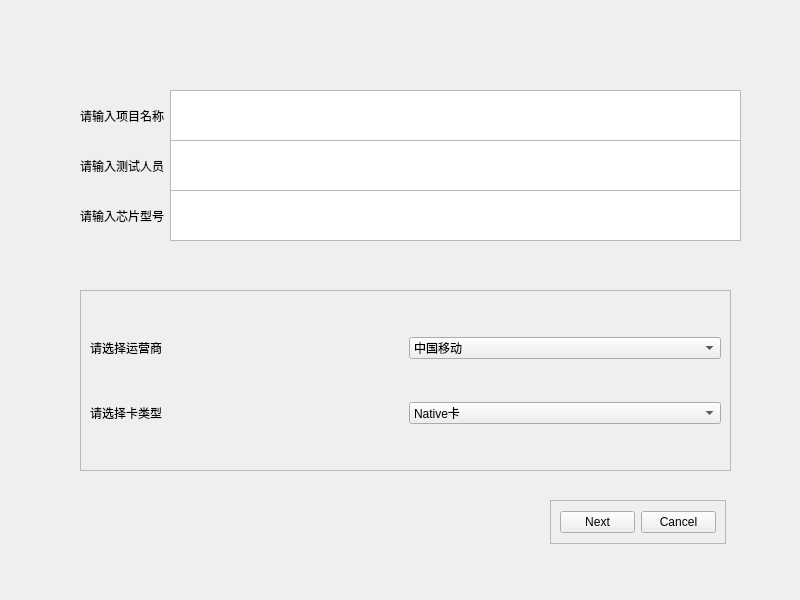
<?xml version="1.0" encoding="UTF-8"?>
<ui version="4.0">
 <class>StackedWidget</class>
 <widget class="QStackedWidget" name="StackedWidget">
  <property name="geometry">
   <rect>
    <x>0</x>
    <y>0</y>
    <width>800</width>
    <height>600</height>
   </rect>
  </property>
  <property name="windowTitle">
   <string>StackedWidget</string>
  </property>
  <property name="currentIndex">
   <number>0</number>
  </property>
  <widget class="QWidget" name="page0">
   <widget class="QFrame" name="frame">
    <property name="geometry">
     <rect>
      <x>550</x>
      <y>500</y>
      <width>176</width>
      <height>44</height>
     </rect>
    </property>
    <property name="frameShape">
     <enum>QFrame::StyledPanel</enum>
    </property>
    <property name="frameShadow">
     <enum>QFrame::Raised</enum>
    </property>
    <layout class="QGridLayout" name="gridLayout">
     <item row="0" column="0">
      <widget class="QPushButton" name="Nextbtn">
       <property name="text">
        <string>Next</string>
       </property>
      </widget>
     </item>
     <item row="0" column="1">
      <widget class="QPushButton" name="Backbtn">
       <property name="text">
        <string>Cancel</string>
       </property>
      </widget>
     </item>
    </layout>
   </widget>
   <widget class="QFrame" name="frame_3">
    <property name="geometry">
     <rect>
      <x>80</x>
      <y>290</y>
      <width>651</width>
      <height>181</height>
     </rect>
    </property>
    <property name="frameShape">
     <enum>QFrame::StyledPanel</enum>
    </property>
    <property name="frameShadow">
     <enum>QFrame::Raised</enum>
    </property>
    <layout class="QGridLayout" name="gridLayout_3">
     <item row="1" column="1">
      <widget class="QComboBox" name="comboBox_2">
       <item>
        <property name="text">
         <string>Native卡</string>
        </property>
       </item>
       <item>
        <property name="text">
         <string>Java卡</string>
        </property>
       </item>
      </widget>
     </item>
     <item row="1" column="0">
      <widget class="QLabel" name="label_2">
       <property name="text">
        <string>请选择卡类型</string>
       </property>
      </widget>
     </item>
     <item row="0" column="0">
      <widget class="QLabel" name="label">
       <property name="text">
        <string>请选择运营商</string>
       </property>
      </widget>
     </item>
     <item row="0" column="1">
      <widget class="QComboBox" name="comboBox">
       <property name="layoutDirection">
        <enum>Qt::LeftToRight</enum>
       </property>
       <item>
        <property name="text">
         <string>中国移动</string>
        </property>
       </item>
       <item>
        <property name="text">
         <string>中国联通</string>
        </property>
       </item>
       <item>
        <property name="text">
         <string>中国电信</string>
        </property>
       </item>
      </widget>
     </item>
    </layout>
   </widget>
   <widget class="QWidget" name="widget" native="true">
    <property name="geometry">
     <rect>
      <x>80</x>
      <y>90</y>
      <width>661</width>
      <height>51</height>
     </rect>
    </property>
    <layout class="QGridLayout" name="gridLayout_4">
     <item row="1" column="0">
      <widget class="QLabel" name="label_3">
       <property name="text">
        <string>请输入项目名称</string>
       </property>
      </widget>
     </item>
     <item row="1" column="1">
      <widget class="QTextEdit" name="ProjectName"/>
     </item>
    </layout>
   </widget>
   <widget class="QWidget" name="widget_2" native="true">
    <property name="geometry">
     <rect>
      <x>80</x>
      <y>140</y>
      <width>661</width>
      <height>51</height>
     </rect>
    </property>
    <layout class="QGridLayout" name="gridLayout_5">
     <item row="1" column="0">
      <widget class="QLabel" name="label_4">
       <property name="text">
        <string>请输入测试人员</string>
       </property>
      </widget>
     </item>
     <item row="1" column="1">
      <widget class="QTextEdit" name="StuffName"/>
     </item>
    </layout>
   </widget>
   <widget class="QWidget" name="widget_3" native="true">
    <property name="geometry">
     <rect>
      <x>80</x>
      <y>190</y>
      <width>661</width>
      <height>51</height>
     </rect>
    </property>
    <layout class="QGridLayout" name="gridLayout_6">
     <item row="1" column="0">
      <widget class="QLabel" name="label_5">
       <property name="text">
        <string>请输入芯片型号</string>
       </property>
      </widget>
     </item>
     <item row="1" column="1">
      <widget class="QTextEdit" name="ChipName"/>
     </item>
    </layout>
   </widget>
  </widget>
  <widget class="QWidget" name="page1">
   <widget class="QFrame" name="frame_2">
    <property name="geometry">
     <rect>
      <x>550</x>
      <y>500</y>
      <width>176</width>
      <height>44</height>
     </rect>
    </property>
    <property name="frameShape">
     <enum>QFrame::StyledPanel</enum>
    </property>
    <property name="frameShadow">
     <enum>QFrame::Raised</enum>
    </property>
    <layout class="QGridLayout" name="gridLayout_2">
     <item row="0" column="0">
      <widget class="QPushButton" name="Nextbtn_2">
       <property name="text">
        <string>Next</string>
       </property>
      </widget>
     </item>
     <item row="0" column="1">
      <widget class="QPushButton" name="Backbtn_2">
       <property name="text">
        <string>Back</string>
       </property>
      </widget>
     </item>
    </layout>
   </widget>
   <widget class="QLabel" name="label_6">
    <property name="geometry">
     <rect>
      <x>320</x>
      <y>60</y>
      <width>251</width>
      <height>31</height>
     </rect>
    </property>
    <property name="font">
     <font>
      <family>Adobe 宋体 Std L</family>
      <pointsize>16</pointsize>
     </font>
    </property>
    <property name="text">
     <string>文件名称及说明</string>
    </property>
   </widget>
   <widget class="QWidget" name="widget_4" native="true">
    <property name="geometry">
     <rect>
      <x>60</x>
      <y>240</y>
      <width>701</width>
      <height>141</height>
     </rect>
    </property>
    <layout class="QGridLayout" name="gridLayout_7">
     <item row="0" column="0">
      <widget class="QLabel" name="label_7">
       <property name="text">
        <string>文档命名</string>
       </property>
      </widget>
     </item>
     <item row="0" column="1">
      <widget class="QComboBox" name="comboBox_3">
       <item>
        <property name="text">
         <string>通过</string>
        </property>
       </item>
       <item>
        <property name="text">
         <string>N/A</string>
        </property>
       </item>
      </widget>
     </item>
     <item row="0" column="2">
      <widget class="QTextEdit" name="ScriptName"/>
     </item>
     <item row="1" column="0">
      <widget class="QLabel" name="label_8">
       <property name="text">
        <string>文档说明</string>
       </property>
      </widget>
     </item>
     <item row="1" column="1">
      <widget class="QComboBox" name="comboBox_4">
       <item>
        <property name="text">
         <string>通过</string>
        </property>
       </item>
       <item>
        <property name="text">
         <string>N/A</string>
        </property>
       </item>
      </widget>
     </item>
     <item row="1" column="2">
      <widget class="QTextEdit" name="ScriptDescribe">
       <property name="placeholderText">
        <string>包括产品需要预置的功能及修改说明</string>
       </property>
      </widget>
     </item>
     <item row="2" column="0">
      <widget class="QLabel" name="label_9">
       <property name="text">
        <string>文档特殊说明</string>
       </property>
      </widget>
     </item>
     <item row="2" column="1">
      <widget class="QComboBox" name="comboBox_5">
       <item>
        <property name="text">
         <string>通过</string>
        </property>
       </item>
       <item>
        <property name="text">
         <string>N/A</string>
        </property>
       </item>
      </widget>
     </item>
     <item row="2" column="2">
      <widget class="QTextEdit" name="SpecialDescribe">
       <property name="placeholderText">
        <string>见: 文档特别注意事项.doc</string>
       </property>
      </widget>
     </item>
     <item row="3" column="0">
      <widget class="QLabel" name="label_10">
       <property name="text">
        <string>文档禅道</string>
       </property>
      </widget>
     </item>
     <item row="3" column="1">
      <widget class="QComboBox" name="comboBox_6">
       <item>
        <property name="text">
         <string>通过</string>
        </property>
       </item>
       <item>
        <property name="text">
         <string>N/A</string>
        </property>
       </item>
      </widget>
     </item>
     <item row="3" column="2">
      <widget class="QTextEdit" name="ScrpitPath">
       <property name="placeholderText">
        <string>禅道任务ID</string>
       </property>
      </widget>
     </item>
    </layout>
   </widget>
  </widget>
  <widget class="QWidget" name="page">
   <widget class="QFrame" name="frame_4">
    <property name="geometry">
     <rect>
      <x>550</x>
      <y>500</y>
      <width>176</width>
      <height>44</height>
     </rect>
    </property>
    <property name="frameShape">
     <enum>QFrame::StyledPanel</enum>
    </property>
    <property name="frameShadow">
     <enum>QFrame::Raised</enum>
    </property>
    <layout class="QGridLayout" name="gridLayout_8">
     <item row="0" column="0">
      <widget class="QPushButton" name="Nextbtn_3">
       <property name="text">
        <string>Save</string>
       </property>
      </widget>
     </item>
     <item row="0" column="1">
      <widget class="QPushButton" name="Backbtn_3">
       <property name="text">
        <string>Back</string>
       </property>
      </widget>
     </item>
    </layout>
   </widget>
  </widget>
 </widget>
 <resources/>
 <connections/>
</ui>
